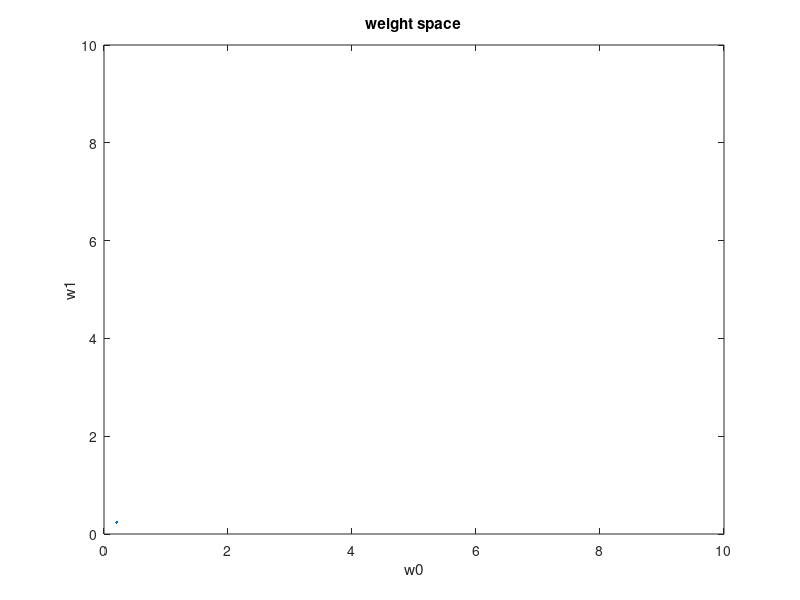

This chart was generated by the following MATLAB code:
#! /usr/bin/octave -qf

#
# Here we are comparing 3 different learning algorithms,
# demonstrated on a simple perceptron.
# i)   gradient decsent
# ii)  line-search
# iii) conjugate gradient descent
#


# X' = transposed(X)

exoa = 0;
exob = 0;
exoc = 0;

# Weight vector: w[0=>threshold, 1=>input-weight]
a = 0.5;
global w = [unifrnd(-a, a); unifrnd(-a, a)]

# Output vector: t[trainingSampleId]
global t = [-0.1, 0.5, 0.5]

# Input matrix: X[trainingSampleId][0=>bias, 1=>input]
global input = [-1.0, 0.3, 2.0]
global X = [1.0, 1.0, 1.0; input]


# Returns the neuron's output/activity
function _y = y(x, w)
	_y = w' * x
	_y = _y(1) + _y(2)
endfunction

#function _error = error(y, t)
#	_error = 0.5 * (y - t)^2
#endfunction

# the training error
function _Error = Error()
	global X
	global w
	global t
	_Error = 0.5 * sumsq(w' * X - t);
endfunction

# H = 2XX'
function _H = H()
	global X
	_H = 2 * X * X';
endfunction

# Returns the gradient for the current error
function _gradient = gradient()
	global w
	global X
	global t
	b = -2 * X * t';
	_gradient = H() * w + b;
endfunction

function update_weights_grad_descent(rate, gradient)
	global w;
	w = w - rate * gradient;
endfunction

function update_weights_line_search(gradient)
	global w
	alpha = - (gradient' * gradient ) / (gradient' * H() * gradient);
	w = w + alpha * gradient;
endfunction

#################################
# save w0/1 for plotting
w0 = [w(1)];
w1 = [w(2)];

# 1a) Gradient Descent
if (exoa == 1)
	iterations = 100;
	rate = 0.5;
	for i = 1:iterations
		g = gradient();
		update_weights_grad_descent(rate, g)
		w0(end+1) = w(1);
		w1(end+1) = w(2);
	endfor
endif

# 1b) Line search
if (exob == 1)
	iterations = 15;
	for i = 1:iterations
		g = gradient();
		update_weights_line_search(g)
		w0(end+1) = w(1);
		w1(end+1) = w(2);
	endfor
endif

# 1c) Conjugate Gradient
if (exoc == 1)
	gold = gradient();
	w = -gold;
	d = -gold;
	iterations = 20;
	for i = 1:iterations
		alpha = -(d' * gold) / (d' * H() * d);
		w = w + alpha * d;
		gnew = gradient();
		if (1 == 0)
			break;
		endif
		beta = -(gnew' * gnew) / (gold' * gold);
		d = gnew + beta * d;
		gold = gnew;

		#Error()
		w0(end+1) = w(1);
		w1(end+1) = w(2);
	endfor
endif

plot(w0, w1)
title("weight space")
xlabel("w0");
ylabel("w1");
axis([0 10 0 10])
#legend("uiae");
print("plot.png", "-dpng")
